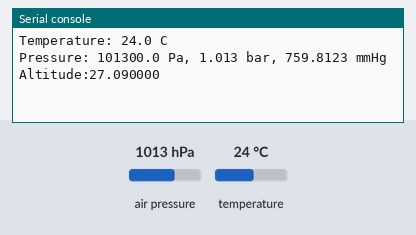
The program below on a simulated Raspberry Pi Pico running MicroPython. Parts: the last lines printed to the serial console. Inputs (shaded band) come from the test bench; at power-on: air pressure 1013 hPa, temperature 24 °C.

Above: at 1.2 s.
1.3 s: air pressure set to 952 hPa
At 5.7 s:
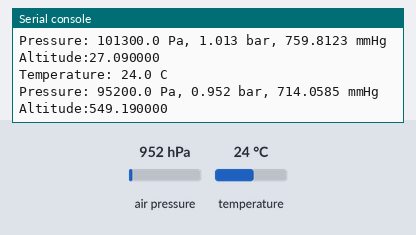
7.3 s: temperature set to 12 °C
At 10.8 s:
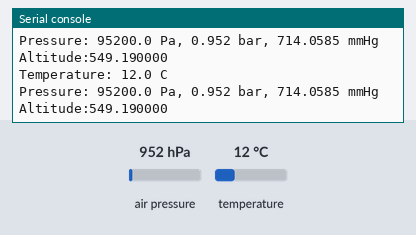
13.3 s: air pressure set to 975 hPa
At 15.9 s:
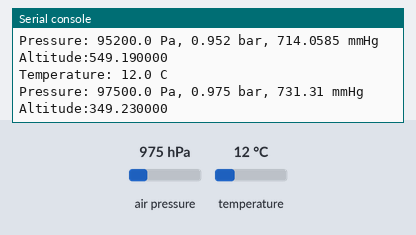
Timing chart, 0 to 17.4 s (numbered marks = the images above; inputs shaded):
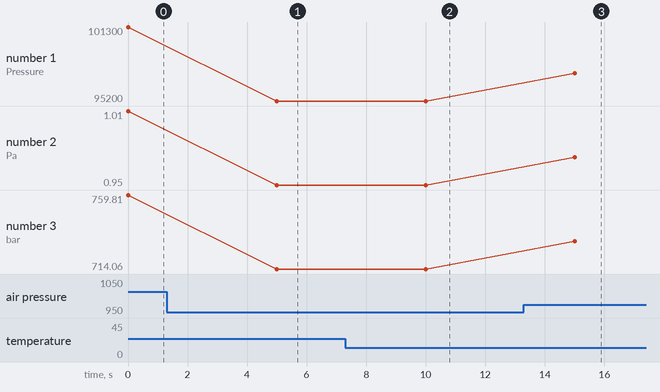

Measured:
- after the input at 1.3 s, the serial console: prints a new line after 3.7 s (image 1)
- after the input at 7.3 s, the serial console: prints a new line after 2.7 s (image 2)
- after the input at 13.3 s, the serial console: prints a new line after 1.7 s (image 3)
- plotted number 1: 101300 → 95200 after the input at 1.3 s, 95200 → 97500 after the input at 13.3 s
- plotted number 2: 1.01 → 0.95 after the input at 1.3 s, 0.95 → 0.97 after the input at 13.3 s
- plotted number 3: 759.81 → 714.06 after the input at 1.3 s, 714.06 → 731.31 after the input at 13.3 s

The program:

bmp.py
```python
from machine import Pin,I2C
from bmp280 import *
import time

bus = I2C(1,scl=Pin(3),sda=Pin(2),freq=200000)
bmp = BMP280(bus)

bmp.use_case(BMP280_CASE_INDOOR)
ERROR=-3

def findAltitude(pressure_in_hectopascal):
    local_pressure = pressure_in_hectopascal    # Unit : hPa
    sea_level_pressure = 1013.25 # Unit : hPa
    pressure_ratio = local_pressure / sea_level_pressure
    altitude = 44330*(1-(pressure_ratio**(1/5.255)))
    return altitude

while True:
    pressure=bmp.pressure
    pressure_hPa = ( pressure * 0.01 ) + ERROR #hectopascal
    p_bar=pressure/100000
    p_mmHg=pressure/133.3224
    temperature=bmp.temperature
    altitude=findAltitude(pressure_hPa)
    print("Temperature: {} C".format(temperature))
    print("Pressure: {} Pa, {} bar, {} mmHg".format(pressure,p_bar,p_mmHg))
    print("Altitude:%f"%(round(altitude,2)))
    time.sleep(5)
```
